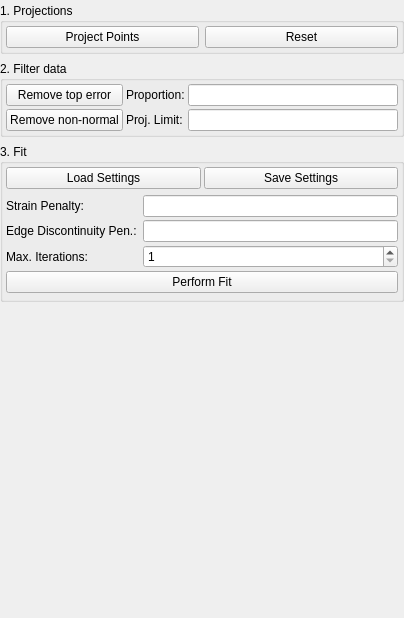
             <widget class="QWidget" name="fitPage">
              <property name="geometry">
               <rect>
                <x>0</x>
                <y>0</y>
                <width>404</width>
                <height>618</height>
               </rect>
              </property>
              <property name="sizePolicy">
               <sizepolicy hsizetype="Preferred" vsizetype="Expanding">
                <horstretch>0</horstretch>
                <verstretch>0</verstretch>
               </sizepolicy>
              </property>
              <attribute name="label">
               <string>Smooth Fitting</string>
              </attribute>
              <layout class="QVBoxLayout" name="verticalLayout_4">
               <property name="spacing">
                <number>7</number>
               </property>
               <property name="leftMargin">
                <number>0</number>
               </property>
               <property name="topMargin">
                <number>3</number>
               </property>
               <property name="rightMargin">
                <number>0</number>
               </property>
               <property name="bottomMargin">
                <number>3</number>
               </property>
               <item>
                <widget class="QGroupBox" name="groupBoxProjectData">
                 <property name="title">
                  <string>1. Projections</string>
                 </property>
                 <layout class="QGridLayout" name="gridLayout_4">
                  <property name="margin">
                   <number>3</number>
                  </property>
                  <item row="0" column="0">
                   <widget class="QPushButton" name="projectPointsButton">
                    <property name="toolTip">
                     <string>Project or re-project all active points to the nearest locations on the model surfaces</string>
                    </property>
                    <property name="text">
                     <string>Project Points</string>
                    </property>
                   </widget>
                  </item>
                  <item row="0" column="1">
                   <widget class="QPushButton" name="projectClearButton">
                    <property name="toolTip">
                     <string>Clear all projections and reset the active data points to include all</string>
                    </property>
                    <property name="text">
                     <string>Reset</string>
                    </property>
                   </widget>
                  </item>
                 </layout>
                </widget>
               </item>
               <item>
                <widget class="QGroupBox" name="filterDataGroupBox">
                 <property name="title">
                  <string>2. Filter data</string>
                 </property>
                 <layout class="QGridLayout" name="gridLayout_3">
                  <property name="margin">
                   <number>3</number>
                  </property>
                  <property name="spacing">
                   <number>3</number>
                  </property>
                  <item row="2" column="1">
                   <widget class="QLabel" name="filterNonNormalProjectionLimitLabel">
                    <property name="text">
                     <string>Proj. Limit:</string>
                    </property>
                   </widget>
                  </item>
                  <item row="0" column="2">
                   <widget class="QLineEdit" name="filterTopErrorProportionLineEdit">
                    <property name="toolTip">
                     <string>Proportion of maximum error (0.0 to 1.0) used to filter data points</string>
                    </property>
                   </widget>
                  </item>
                  <item row="2" column="2">
                   <widget class="QLineEdit" name="filterNonNormalProjectionLimitLineEdit">
                    <property name="toolTip">
                     <string>Minimum dot product for removing non-normal projections (&lt;=1.0 where 1.0 is perfecly normal)</string>
                    </property>
                   </widget>
                  </item>
                  <item row="0" column="1">
                   <widget class="QLabel" name="filterTopErrorProportionLabel">
                    <property name="text">
                     <string>Proportion:</string>
                    </property>
                   </widget>
                  </item>
                  <item row="0" column="0">
                   <widget class="QPushButton" name="filterTopErrorPushButton">
                    <property name="toolTip">
                     <string>Remove data points with errors greater than the given proportion of the maximum error</string>
                    </property>
                    <property name="text">
                     <string>Remove top error</string>
                    </property>
                   </widget>
                  </item>
                  <item row="2" column="0">
                   <widget class="QPushButton" name="filterNonNormalPushButton">
                    <property name="toolTip">
                     <string>Remove data points with projections whose dot product with the surface normal is less than the given limit (1.0 is perface alignment, 0.0 is orthogonal)</string>
                    </property>
                    <property name="text">
                     <string>Remove non-normal</string>
                    </property>
                   </widget>
                  </item>
                 </layout>
                </widget>
               </item>
               <item>
                <widget class="QGroupBox" name="fitSettingsGroupBox">
                 <property name="sizePolicy">
                  <sizepolicy hsizetype="Preferred" vsizetype="Preferred">
                   <horstretch>0</horstretch>
                   <verstretch>0</verstretch>
                  </sizepolicy>
                 </property>
                 <property name="title">
                  <string>3. Fit</string>
                 </property>
                 <layout class="QVBoxLayout" name="verticalLayout_6">
                  <property name="spacing">
                   <number>3</number>
                  </property>
                  <property name="margin">
                   <number>3</number>
                  </property>
                  <item>
                   <widget class="QWidget" name="fitSettingsLoadSaveWidgets" native="true">
                    <property name="sizePolicy">
                     <sizepolicy hsizetype="Preferred" vsizetype="Fixed">
                      <horstretch>0</horstretch>
                      <verstretch>0</verstretch>
                     </sizepolicy>
                    </property>
                    <layout class="QGridLayout" name="gridLayout_2" rowstretch="2">
                     <property name="margin">
                      <number>0</number>
                     </property>
                     <property name="spacing">
                      <number>3</number>
                     </property>
                     <item row="0" column="0">
                      <widget class="QPushButton" name="fitLoadButton">
                       <property name="enabled">
                        <bool>true</bool>
                       </property>
                       <property name="toolTip">
                        <string>Load pre-saved fitting settings</string>
                       </property>
                       <property name="text">
                        <string>Load Settings</string>
                       </property>
                      </widget>
                     </item>
                     <item row="0" column="1">
                      <widget class="QPushButton" name="fitSaveButton">
                       <property name="enabled">
                        <bool>true</bool>
                       </property>
                       <property name="toolTip">
                        <string>Save fit settings for recall later or when next run</string>
                       </property>
                       <property name="text">
                        <string>Save Settings</string>
                       </property>
                      </widget>
                     </item>
                    </layout>
                   </widget>
                  </item>
                  <item>
                   <widget class="QWidget" name="fitSettingsWidget" native="true">
                    <layout class="QFormLayout" name="formLayout_2">
                     <property name="fieldGrowthPolicy">
                      <enum>QFormLayout::AllNonFixedFieldsGrow</enum>
                     </property>
                     <property name="verticalSpacing">
                      <number>3</number>
                     </property>
                     <property name="leftMargin">
                      <number>0</number>
                     </property>
                     <property name="topMargin">
                      <number>3</number>
                     </property>
                     <property name="rightMargin">
                      <number>0</number>
                     </property>
                     <property name="bottomMargin">
                      <number>3</number>
                     </property>
                     <item row="0" column="0">
                      <widget class="QLabel" name="fitStrainPenaltyLabel">
                       <property name="text">
                        <string>Strain Penalty:</string>
                       </property>
                      </widget>
                     </item>
                     <item row="0" column="1">
                      <widget class="QLineEdit" name="fitStrainPenaltyLineEdit">
                       <property name="toolTip">
                        <string>Penalty factor for strains, typically &lt;&lt; 1.0 e.g. 0.001</string>
                       </property>
                      </widget>
                     </item>
                     <item row="5" column="0" colspan="2">
                      <widget class="QPushButton" name="fitPerformButton">
                       <property name="toolTip">
                        <string>Perform fitting up to at most the set number of iteratations</string>
                       </property>
                       <property name="text">
                        <string>Perform Fit</string>
                       </property>
                      </widget>
                     </item>
                     <item row="2" column="0">
                      <widget class="QLabel" name="fitMaxIterationsLabel">
                       <property name="text">
                        <string>Max. Iterations:</string>
                       </property>
                      </widget>
                     </item>
                     <item row="1" column="0">
                      <widget class="QLabel" name="fitEdgeDiscontinuityPenaltyLabel">
                       <property name="text">
                        <string>Edge Discontinuity Pen.:</string>
                       </property>
                      </widget>
                     </item>
                     <item row="1" column="1">
                      <widget class="QLineEdit" name="fitEdgeDiscontinuityPenaltyLineEdit">
                       <property name="toolTip">
                        <string>Penalty factor for discontinuity between adjacent elements. Used only with non-C1 continuous coordinate fields</string>
                       </property>
                      </widget>
                     </item>
                     <item row="2" column="1">
                      <widget class="QSpinBox" name="fitMaxIterationsSpinBox">
                       <property name="toolTip">
                        <string>Maximum number of iterations to limit fit time if convergence is slow</string>
                       </property>
                       <property name="minimum">
                        <number>1</number>
                       </property>
                       <property name="maximum">
                        <number>100</number>
                       </property>
                       <property name="value">
                        <number>1</number>
                       </property>
                      </widget>
                     </item>
                    </layout>
                   </widget>
                  </item>
                 </layout>
                </widget>
               </item>
               <item>
                <spacer name="verticalSpacer_3">
                 <property name="orientation">
                  <enum>Qt::Vertical</enum>
                 </property>
                 <property name="sizeHint" stdset="0">
                  <size>
                   <width>20</width>
                   <height>40</height>
                  </size>
                 </property>
                </spacer>
               </item>
              </layout>
             </widget>
